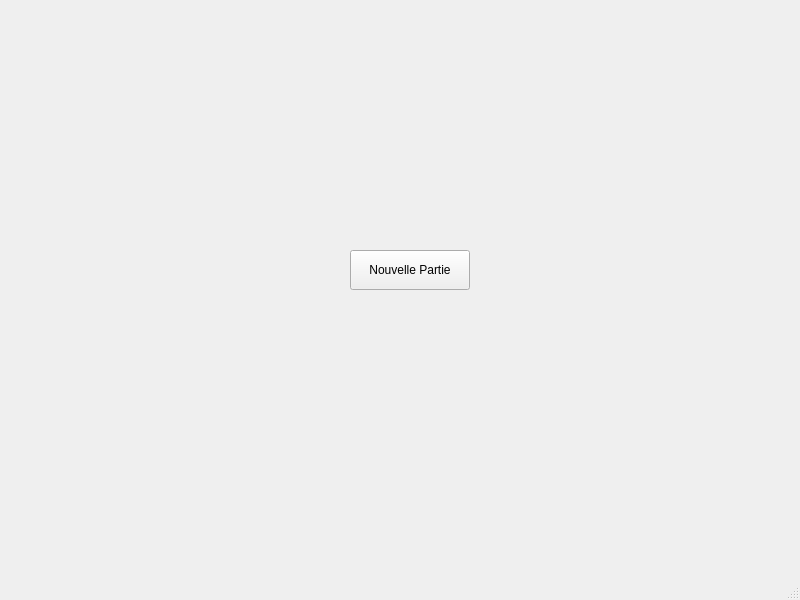
<?xml version="1.0" encoding="UTF-8"?>
<ui version="4.0">
 <class>MainWindow</class>
 <widget class="QMainWindow" name="MainWindow">
  <property name="geometry">
   <rect>
    <x>0</x>
    <y>0</y>
    <width>800</width>
    <height>600</height>
   </rect>
  </property>
  <property name="windowTitle">
   <string>Akropolis</string>
  </property>
  <widget class="QWidget" name="centralwidget">
   <widget class="QPushButton" name="boutonLancer">
    <property name="geometry">
     <rect>
      <x>350</x>
      <y>250</y>
      <width>120</width>
      <height>40</height>
     </rect>
    </property>
    <property name="text">
     <string>Nouvelle Partie</string>
    </property>
   </widget>
  </widget>
  <widget class="QMenuBar" name="menubar"/>
  <widget class="QStatusBar" name="statusbar"/>
 </widget>
 <resources/>
 <connections/>
</ui>
